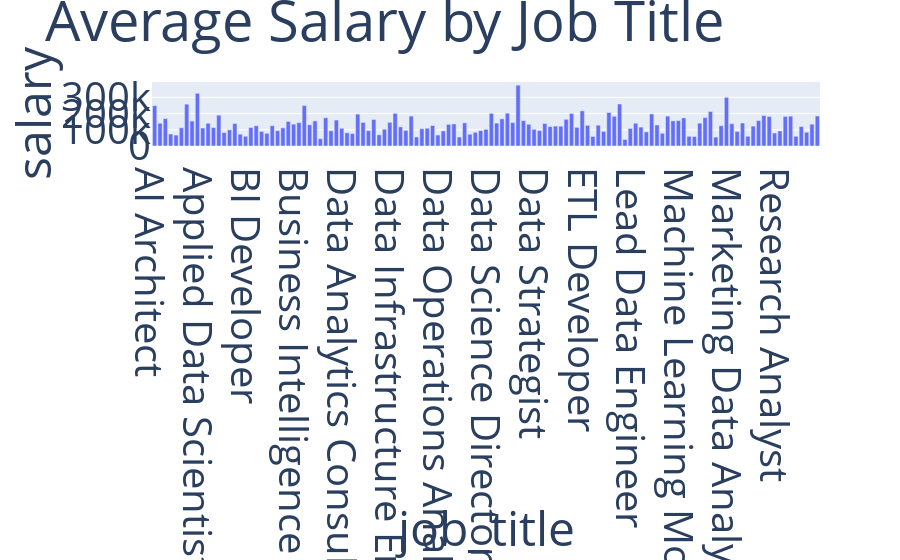

Here is the notebook cell this chart was saved with:
### Markdown cell above
## Code Execution and Visualisation

### Code cell
import plotly.express as px

# Group the data by job title and calculate the average salary
average_salary = df.groupby('job_title')['salary'].mean().reset_index()

# Plot the data
fig = px.bar(average_salary, x='job_title', y='salary', title='Average Salary by Job Title')
# make label text larger
fig.update_layout(
    font=dict(
        size=40
    )
)
fig.show()
# save image as jpg
fig.write_image("average_salary.jpg")

### Figure 1 — Plotly figure (JSON) as saved in the notebook; plotly's stock layout.template omitted (floating-point values rounded to 4 significant figures)
{"data": [{"alignmentgroup": "True", "hovertemplate": "job_title=%{x}<br>salary=%{y}<extra></extra>", "legendgroup": "", "marker": {"color": "#636efa", "pattern": {"shape": ""}}, "name": "", "offsetgroup": "", "orientation": "v", "showlegend": false, "textposition": "auto", "type": "bar", "x": ["AI Architect", "AI Developer", "AI Engineer", "AI Programmer", "AI Research Engineer", "AI Scientist", "AWS Data Architect", "Analytics Engineer", "Analytics Engineering Manager", "Applied Data Scientist", "Applied Machine Learning Engineer", "Applied Machine Learning Scientist", "Applied Scientist", "Autonomous Vehicle Technician", "Azure Data Engineer", "BI Analyst", "BI Data Analyst", "BI Data Engineer", "BI Developer", "Big Data Architect", "Big Data Engineer", "Business Data Analyst", "Business Intelligence Analyst", "Business Intelligence Data Analyst", "Business Intelligence Developer", "Business Intelligence Engineer", "Business Intelligence Manager", "Business Intelligence Specialist", "Cloud Data Architect", "Cloud Data Engineer", "Cloud Database Engineer", "Compliance Data Analyst", "Computer Vision Engineer", "Computer Vision Software Engineer", "Consultant Data Engineer", "Data Analyst", "Data Analytics Consultant", "Data Analytics Engineer", "Data Analytics Lead", "Data Analytics Manager", "Data Analytics Specialist", "Data Architect", "Data DevOps Engineer", "Data Developer", "Data Engineer", "Data Infrastructure Engineer", "Data Integration Engineer", "Data Integration Specialist", "Data Lead", "Data Management Analyst", "Data Management Specialist", "Data Manager", "Data Modeler", "Data Modeller", "Data Operations Analyst", "Data Operations Engineer", "Data Operations Manager", "Data Operations Specialist", "Data Product Manager", "Data Product Owner", "Data Quality Analyst", "Data Quality Engineer", "Data Science Consultant", "Data Science Director", "Data Science Engineer", "Data Science Lead", "Data Science Manager", "Data Science Practitioner", "Data Science Tech Lead", "Data Scientist", "Data Scientist Lead", "Data Specialist", "Data Strategist", "Data Strategy Manager", "Data Visualization Analyst", "Data Visualization Engineer", "Data Visualization Specialist", "Decision Scientist", "Deep Learning Engineer", "Deep Learning Researcher", "Director of Data Science", "ETL Developer", "ETL Engineer", "Finance Data Analyst", "Financial Data Analyst", "Head of Data", "Head of Data Science", "Head of Machine Learning", "Insight Analyst", "Lead Data Analyst", "Lead Data Engineer", "Lead Data Scientist", "Lead Machine Learning Engineer", "ML Engineer", "MLOps Engineer", "Machine Learning Developer", "Machine Learning Engineer", "Machine Learning Infrastructure Engineer", "Machine Learning Manager", "Machine Learning Modeler", "Machine Learning Operations Engineer", "Machine Learning Research Engineer", "Machine Learning Researcher", "Machine Learning Scientist", "Machine Learning Software Engineer", "Machine Learning Specialist", "Manager Data Management", "Managing Director Data Science", "Marketing Data Analyst", "Marketing Data Engineer", "NLP Engineer", "Power BI Developer", "Principal Data Analyst", "Principal Data Engineer", "Principal Data Scientist", "Principal Machine Learning Engineer", "Product Data Analyst", "Research Analyst", "Research Engineer", "Research Scientist", "Sales Data Analyst", "Software Data Engineer", "Staff Data Analyst", "Staff Data Scientist", "Staff Machine Learning Engineer"], "xaxis": "x", "y": [249000, 140500, 169200.0, 74000, 67275, 112300.0, 258000, 154000.0, 325000, 110900.0, 140000, 114000.0, 190200.0, 82780.0, 100000, 139000.0, 72810.0, 60000, 114300.0, 125000.0, 89750, 78330.0, 125100.0, 95000, 111800.0, 151300.0, 135000, 144153, 250000, 131000, 155000, 45000, 174336, 94200, 160000, 109200.0, 81500, 76400, 196700.0, 145500.0, 95000, 163600.0, 69000, 103700.0, 146000.0, 201400.0, 118000, 96605, 184600.0, 56000, 106200.0, 109600.0, 126200.0, 67500, 92899, 133400.0, 136000, 55355, 142750, 72500, 84409, 95000, 102900.0, 201000, 141100.0, 167600.0, 202300.0, 144480, 375000, 156400.0, 134000, 103100.0, 95830.0, 138750, 120000, 122975, 122275, 164600.0, 200445, 115000, 216800.0, 127500.0, 58750, 128300.0, 90375, 206700.0, 183200.0, 259000, 40125, 108300.0, 140300.0, 116546, 87000, 197900.0, 129800, 78500, 184400.0, 155020, 156750, 173350, 60000, 58250, 140900.0, 175400.0, 212900.0, 55000, 125000, 300000, 137500, 90000, 141725, 60000, 122500, 156700.0, 188200, 181700.0, 80040, 92650.0, 182500.0, 184200.0, 60000, 120000, 85000.0, 134500, 185000], "yaxis": "y"}], "layout": {"barmode": "relative", "font": {"size": 40}, "legend": {"tracegroupgap": 0}, "title": {"text": "Average Salary by Job Title"}, "xaxis": {"anchor": "y", "domain": [0, 1], "title": {"text": "job_title"}}, "yaxis": {"anchor": "x", "domain": [0, 1], "title": {"text": "salary"}}}}
